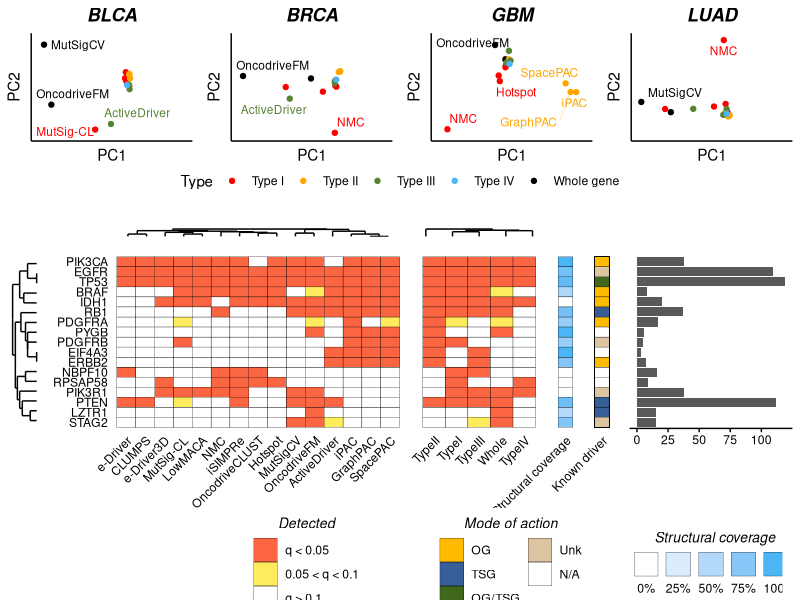

Reproduce this figure in R.
library (ggplot2)
library (pheatmap)
library (reshape2)
library (gridExtra)
library (gplots)
library (ggdendro)
library (grid)
library (ggrepel)

#WE CREATE THE PCA PLOTS WITH THE DIFFERENT METHODS, PART "A" OF THE FIGURE

#THIS IS A FUNCTION THAT EXTRACTS THE LEGEND FROM A GGPLOT
#TOOK IT FROM https://github.com/hadley/ggplot2/wiki/Share-a-legend-between-two-ggplot2-graphs

g_legend<-function(a.gplot){
  tmp <- ggplot_gtable(ggplot_build(a.gplot))
  leg <- which(sapply(tmp$grobs, function(x) x$name) == "guide-box")
  legend <- tmp$grobs[[leg]]
  return(legend)}

#FIRST WE GET THE PCA DATA

#FOR BLCA
blca.data <- read.table ("../raw_data/matrix_pca_blca.txt", sep = "\t", check.names = FALSE, header = TRUE, row.names = 1)

#SUBSET THE COLUMNS WE WANT
blca.bk <- blca.data[,2:ncol(blca.data)]
blca.bk <- as.matrix (blca.bk)

#ADJUST THE LIMITS OF THE P-VALUE SO WE DON'T HAVE ANY 0s
blca.bk <- ifelse (blca.bk < 1e-20, 1e-20, blca.bk)

#CALC PCA AND CREATE DATA FRAME WITH THE RESULT
blca.prcomp <- prcomp (-log10(blca.bk), center = TRUE, scale = TRUE)
blca.pca <- cbind (blca.data, blca.prcomp$x)

#STORE THE PLOT
blca.plot <- ggplot (blca.pca, aes (x = PC1, y = PC2)) + geom_point (aes (color = Type)) + geom_text_repel (aes (label = row.names (blca.pca), color = Type), max.iter = 50000, size = 3, segment.alpha = 0.2)  + theme (axis.line.x = element_line (color = "black"), axis.line.y = element_line (color = "black"), axis.text = element_blank(), axis.ticks = element_blank(), legend.position = "none", panel.background = element_blank()) + ggtitle ("BLCA") + theme (plot.title = element_text (face = "bold.italic", hjust = 0.5)) + xlim (min (blca.pca$PC1) - 1, max (blca.pca$PC1) + 10) + ylim (min (blca.pca$PC2) - 1, max (blca.pca$PC2) + 1) + scale_color_manual (values = c ("red", "orange", "#598234", "#4cb5f5", "black"))

#STORE THE LEGEND
blca.legend <- ggplot (blca.pca, aes (x = PC1, y = PC2)) + geom_point (aes (color = Type)) + theme (axis.line.x = element_line (color = "black"), axis.line.y = element_line (color = "black"), axis.text = element_blank(), axis.ticks = element_blank(), legend.position = "bottom", panel.background = element_blank()) + ggtitle ("BLCA") + theme (plot.title = element_text (face = "bold.italic", hjust = 0.5)) + scale_color_manual (values = c ("red", "orange", "#598234", "#4cb5f5", "black"))
plot.legend <- g_legend (blca.legend)

#SAME FOR BRCA
brca.data <- read.table ("../raw_data/matrix_pca_brca.txt", sep = "\t", check.names = FALSE, header = TRUE, row.names = 1)
brca.bk <- brca.data[,2:ncol(brca.data)]
brca.bk <- as.matrix (brca.bk)
brca.bk <- ifelse (brca.bk < 1e-20, 1e-20, brca.bk)
brca.prcomp <- prcomp (-log10(brca.bk), center = TRUE, scale = TRUE)
brca.pca <- cbind (brca.data, brca.prcomp$x)
brca.plot <- ggplot (brca.pca, aes (x = PC1, y = PC2)) + geom_point (aes (color = Type)) + geom_text_repel (aes (label = row.names (brca.pca), color = Type), max.iter = 50000, size = 3, segment.alpha = 0.2)  + theme (axis.line.x = element_line (color = "black"), axis.line.y = element_line (color = "black"), axis.text = element_blank(), axis.ticks = element_blank(), legend.position = "none", panel.background = element_blank()) + ggtitle ("BRCA") + theme (plot.title = element_text (face = "bold.italic", hjust = 0.5)) + xlim (min (brca.pca$PC1) - 1, max (brca.pca$PC1) + 10) + ylim (min (brca.pca$PC2) - 1, max (brca.pca$PC2) + 10) + scale_color_manual (values = c ("red", "orange", "#598234", "#4cb5f5", "black"))

#SAME FOR GBM
gbm.data <- read.table ("../raw_data/matrix_pca_gbm.txt", sep = "\t", check.names = FALSE, header = TRUE, row.names = 1)
gbm.bk <- gbm.data[,2:ncol(gbm.data)]
gbm.bk <- as.matrix (gbm.bk)
gbm.bk <- ifelse (gbm.bk < 1e-20, 1e-20, gbm.bk)
gbm.prcomp <- prcomp (-log10(gbm.bk), center = TRUE, scale = TRUE)
gbm.pca <- cbind (gbm.data, gbm.prcomp$x)
gbm.plot <- ggplot (gbm.pca, aes (x = PC1, y = PC2)) + geom_point (aes (color = Type)) + geom_text_repel (aes (label = row.names (gbm.pca), color = Type), max.iter = 50000, size = 3, segment.alpha = 0.2)  + theme (axis.line.x = element_line (color = "black"), axis.line.y = element_line (color = "black"), axis.text = element_blank(), axis.ticks = element_blank(), legend.position = "none", panel.background = element_blank()) + ggtitle ("GBM") + theme (plot.title = element_text (face = "bold.italic", hjust = 0.5)) + xlim (min (gbm.pca$PC1) - 1, max (gbm.pca$PC1) + 1) + ylim (min (gbm.pca$PC2) - 1, max (gbm.pca$PC2) + 1) + scale_color_manual (values = c ("red", "orange", "#598234", "#4cb5f5", "black"))

#SAME FOR LUAD
luad.data <- read.table ("../raw_data/matrix_pca_luad.txt", sep = "\t", check.names = FALSE, header = TRUE, row.names = 1)
luad.bk <- luad.data[,2:ncol(luad.data)]
luad.bk <- as.matrix (luad.bk)
luad.bk <- ifelse (luad.bk < 1e-20, 1e-20, luad.bk)
luad.prcomp <- prcomp (-log10(luad.bk), center = TRUE, scale = TRUE)
luad.pca <- cbind (luad.data, luad.prcomp$x)
luad.plot <- ggplot (luad.pca, aes (x = PC1, y = PC2)) + geom_point (aes (color = Type)) + geom_text_repel (aes (label = row.names (luad.pca), color = Type), max.iter = 50000, size = 3, segment.alpha = 0.2)  + theme (axis.line.x = element_line (color = "black"), axis.line.y = element_line (color = "black"), axis.text = element_blank(), axis.ticks = element_blank(), legend.position = "none", panel.background = element_blank()) + ggtitle ("LUAD") + theme (plot.title = element_text (face = "bold.italic", hjust = 0.5)) + xlim (min (luad.pca$PC1) - 1, max (luad.pca$PC1) + 20) + ylim (min (luad.pca$PC2) - 10, max (luad.pca$PC2) + 1) + scale_color_manual (values = c ("red", "orange", "#598234", "#4cb5f5", "black"))


#NOW WE GO FOR PART "B"
  
#LOAD DATA
pipeline.res <- read.table ("../raw_data/matrix_gbm.txt", sep = "\t", header = TRUE, check.names = FALSE)

#THIS ADJUSTS THE ORDER OF THE "MODE OF ACTION" LEGEND
pipeline.res$Mode <- factor (pipeline.res$Mode, levels = c ("OG", "TSG", "OG/TSG", "Unk", "N/A"))

#WE SUBSET TO THE FRACTION OF GENES WE WANT
#I LIMITED THE PLOT TO GENES DETECTED BY FIVE OR MORE METHODS, OR KNOWN DRIVER GENES IN THAT TISSUE DETECTED AT LEAST ONCE
#FEEL FREE TO ADJUST TO ADD OTHER GENES
pipe.sig <- subset (pipeline.res, Detected > 3 | (Detected > 0 & KnownDriver != "No"))

#SUBSET ONLY THE PART WE WANT
mat.plot <- pipe.sig[,c ("Gene", "MutSigCV", "OncodriveFM", "OncodriveCLUST", "NMC", "MutSig-CL", "e-Driver", "e-Driver3D", "iPAC", "GraphPAC", "SpacePAC", "CLUMPS", "iSIMPRe", "ActiveDriver", "Hotspot", "LowMACA")]
mat.melt <- melt (mat.plot)

#BINARIZE THE PREDICTIONS INSTEAD OF P-VALS
mat.melt$value <- ifelse (mat.melt$value < 0.05, 1, 0)

#RE-CREATE THE MATRIX
mat.plot <- acast (mat.melt, Gene ~ variable, value.var = "value")

#CALC THE CLUSTERING FOR THE METHODS AND GET THE DENDROGRAM
model.meth <- hclust (dist (t(mat.plot)))
dhc.meth <- as.dendrogram (model.meth)
ddata.meth <- dendro_data (dhc.meth, type = "rectangle")
dendro.meth <- ggplot (segment (ddata.meth)) + geom_segment (aes (x = x, y = y, xend = xend, yend = yend)) + theme (panel.background = element_blank(), axis.text = element_blank(), axis.ticks = element_blank(), axis.title = element_blank())

#CALC THE CLUSTERING FOR THE GENES AND GET THE DENDROGRAM
model.gene <- hclust (dist (mat.plot))
dhc.gene <- as.dendrogram (model.gene)
ddata.gene <- dendro_data (dhc.gene, type = "rectangle")
dendro.gene <- ggplot (segment (ddata.gene)) + geom_segment (aes (x = -x, y = -y, xend = -xend, yend = -yend)) + theme (panel.background = element_blank(), axis.text = element_blank(), axis.ticks = element_blank(), axis.title = element_blank()) + coord_flip ()

#RE-ORDER THE GENES
pipe.sig$Gene <- factor (pipe.sig$Gene, levels = rev(rownames (mat.plot)[model.gene$order]))
pipe.melt <- melt (pipe.sig)
pipe.npat <- pipe.melt

#BINARIZE THE PREDICTIONS INSTEAD OF P-VALS
pipe.melt$binarized <- ifelse (pipe.melt$value < 0.05, "q < 0.05", ifelse (pipe.melt$value < 0.1, "0.05 < q < 0.1", "q > 0.1"))
pipe.melt$binarized <- factor (pipe.melt$binarized, levels = c ("q < 0.05", "0.05 < q < 0.1", "q > 0.1"))

#RE-ORDER THE METHODS
methods.sorted <- colnames (mat.plot)[model.meth$order]
methods.sorted[16] <- "NPat"
methods.sorted[17] <- "Detected"
methods.sorted[18] <- "Coverage"
pipe.melt$variable <- factor (pipe.melt$variable, levels = methods.sorted)

#PREPARE THE PLOTS
heat.plot <- ggplot (subset (pipe.melt, !(variable %in% c("NPat", "Detected", "Coverage"))), aes (x = variable, y = Gene)) + geom_tile (aes (fill = binarized), color = "black") + theme (axis.text = element_text (color = "black"), axis.text.x = element_text (angle = 45, hjust = 1), axis.ticks = element_blank(), axis.line = element_blank(), panel.background = element_blank(), axis.title = element_blank(), legend.position = "none") + scale_fill_manual (name = "Detected", values = c("#FB6542", "#FFEC5C", "white"))
leg.plot.heat <- ggplot (subset (pipe.melt, !(variable %in% c("NPat", "Detected", "Coverage"))), aes (x = variable, y = Gene)) + geom_tile (aes (fill = binarized), color = "black") + theme (axis.text = element_text (color = "black"), axis.text.x = element_text (angle = 45, hjust = 1), axis.ticks = element_blank(), axis.line = element_blank(), panel.background = element_blank(), axis.title = element_blank(), legend.position = "right") + scale_fill_manual (guide = guide_legend (title = "Detected", title.position = "top", title.hjust = 0.5, title.theme = element_text (face = "italic", angle = 0, size = 10), ncol = 1), values = c("#FB6542", "#FFEC5C", "white"))
leg.heat <- g_legend (leg.plot.heat)
npat.plot <- ggplot (subset (pipe.npat, variable == "NPat"), aes (x = Gene, y = value)) + geom_bar (stat = "identity") + coord_flip() + theme (axis.text.y = element_blank(), axis.ticks.y = element_blank(), axis.title = element_blank(), axis.text.x = element_text (color = "black"), axis.ticks.x = element_line (color = "black"), axis.line.x = element_line (color = "black"), panel.background = element_blank())
known.plot <- ggplot (pipe.melt, aes (x = "Known driver", y = Gene)) + geom_tile (aes (fill = Mode), color = "black") + theme (axis.text.y = element_blank(), axis.ticks = element_blank(), axis.title = element_blank(), axis.text.x = element_text (color = "black", angle = 45, hjust = 1), legend.position = "none", panel.background = element_blank()) + scale_fill_manual (values = c ("#FFBB00", "#375E97", "#3F681C", "#DDC5A2", "white"))
leg.plot.known <- ggplot (pipe.melt, aes (x = "Known driver", y = Gene)) + geom_tile (aes (fill = Mode), color = "black") + theme (axis.text.y = element_blank(), axis.ticks = element_blank(), axis.title = element_blank(), axis.text.x = element_text (color = "black", angle = 45, hjust = 1), legend.position = "right", panel.background = element_blank()) + scale_fill_manual (name = "Mode", values = c ("#FFBB00", "#375E97", "#3F681C", "#DDC5A2", "white"), guide = guide_legend (ncol = 2, title = "Mode of action", title.position = "top", title.hjust = 0.5, title.theme = element_text (face = "italic", angle = 0, size = 10)))
leg.known <- g_legend (leg.plot.known)
struc.plot <- ggplot (subset (pipe.melt, variable == "Coverage"), aes (x = "Structural coverage", y = Gene, fill = value)) + geom_tile (color = "black") + theme (axis.text.y = element_blank(), axis.ticks = element_blank(), axis.title = element_blank(), axis.text.x = element_text (color = "black", angle = 45, hjust = 1), legend.position = "none", panel.background = element_blank()) + scale_fill_continuous (low = "white", high = "#4CB5F5")
leg.plot.struc <- ggplot (subset (pipe.melt, variable == "Coverage"), aes (x = "Structural coverage", y = Gene, fill = value)) + geom_tile (color = "black") + theme (axis.text.y = element_blank(), axis.ticks = element_blank(), axis.title = element_blank(), axis.text.x = element_text (color = "black", angle = 45, hjust = 1), legend.position = "bottom", panel.background = element_blank()) + scale_fill_gradient (low = "white", high = "#4CB5F5", limits = c (0,1), labels = scales::percent, guide = guide_legend (title = "Structural coverage", title.position = "top", title.hjust = 0.5, label.position = "bottom", label.hjust = 0.5, title.theme = element_text (face = "italic", angle = 0, size = 10)))
leg.struc <- g_legend (leg.plot.struc)
empty.plot <- rectGrob(gp=gpar(col="white"))

#CREATE THE SUMMARY PER CATEGORIES
pipeline.back <- pipeline.res
pipeline.back$Whole <- apply (pipeline.res[,c("OncodriveFM", "MutSigCV")], 1, min)
pipeline.back$TypeI <- apply (pipeline.res[,c("NMC", "OncodriveCLUST", "MutSig-CL", "Hotspot", "iSIMPRe")], 1, min)
pipeline.back$TypeII <- apply (pipeline.res[,c("GraphPAC", "iPAC", "SpacePAC", "CLUMPS")], 1, min)
pipeline.back$TypeIII <- apply (pipeline.res[,c("ActiveDriver", "e-Driver", "LowMACA")], 1, min)
pipeline.back$TypeIV <- pipeline.res$'e-Driver3D'

pipe.back.sig <- subset (pipeline.back, Detected > 3 | (Detected > 0 & KnownDriver != "No"))

mat.back.plot <- pipe.back.sig[,c ("Gene", "Whole", "TypeI", "TypeII", "TypeIII", "TypeIV")]
mat.back.melt <- melt (mat.back.plot)
mat.back.melt$value <- ifelse (mat.back.melt$value < 0.05, 1, 0)
mat.back.plot <- acast (mat.back.melt, Gene ~ variable, value.var = "value")

#CALC DENDROGRAM FROM CATEGORIES
model.type <- hclust (dist (t(mat.back.plot)))
dhc.type <- as.dendrogram (model.type)
ddata.type <- dendro_data (dhc.type, type = "rectangle")
dendro.type <- ggplot (segment (ddata.type)) + geom_segment (aes (x = x, y = y, xend = xend, yend = yend)) + theme (panel.background = element_blank(), axis.text = element_blank(), axis.ticks = element_blank(), axis.title = element_blank())

pipe.back.sig$Gene <- factor (pipe.back.sig$Gene, levels = rev(rownames (mat.plot)[model.gene$order]))
pipe.back.melt <- melt (pipe.back.sig[,c ("Gene", "Whole", "TypeI", "TypeII", "TypeIII", "TypeIV", "NPat", "Detected", "KnownDriver")])
pipe.back.melt$binarized <- ifelse (pipe.back.melt$value < 0.05, "q < 0.05", ifelse (pipe.back.melt$value < 0.1, "0.05 < q < 0.1", "q > 0.1"))
pipe.back.melt$binarized <- factor (pipe.back.melt$binarized, levels = c ("q < 0.05", "0.05 < q < 0.1", "q > 0.1"))

#ORDER CATEGORIES
types.sorted <- colnames (mat.back.plot)[model.type$order]
types.sorted[6] <- "NPat"
types.sorted[7] <- "Detected"
types.sorted[8] <- "Coverage"
pipe.back.melt$variable <- factor (pipe.back.melt$variable, levels = types.sorted)

#CREATE THE PLOT FOR THE CATEGORIES
type.plot <- ggplot (subset (pipe.back.melt, !(variable %in% c("NPat", "Detected", "Coverage"))), aes (x = variable, y = Gene)) + geom_tile (aes (fill = binarized), color = "black") + theme (axis.text = element_text (color = "black"), axis.text.x = element_text (angle = 45, hjust = 1), axis.ticks = element_blank(), axis.line = element_blank(), panel.background = element_blank(), axis.title = element_blank(), legend.position = "none") + scale_fill_manual (name = "Detected", values = c("#FB6542", "#FFEC5C", "white")) + theme (axis.text.y = element_blank())

#ADJUST HEIGHTS OF THE METHODS
gA=ggplot_gtable(ggplot_build(heat.plot))
gB=ggplot_gtable(ggplot_build(type.plot))
gC2=ggplot_gtable(ggplot_build(struc.plot))
gC=ggplot_gtable(ggplot_build(known.plot))
gD=ggplot_gtable(ggplot_build(npat.plot))
gE=ggplot_gtable(ggplot_build(dendro.gene))
maxHeight = grid::unit.pmax(gA$heights, gB$heights, gC$heights, gD$heights, gE$heights)
gA$heights <- as.list(maxHeight)
gB$heights <- as.list(maxHeight)
gC2$heights <- as.list(maxHeight)
gC$heights <- as.list(maxHeight)
gD$heights <- as.list(maxHeight)
gE$heights <- as.list(maxHeight)

gF=ggplot_gtable(ggplot_build(dendro.meth))
gG=ggplot_gtable(ggplot_build(dendro.type))

maxWidth = grid::unit.pmax(gA$widths, gF$widths)
gA$widths <- as.list(maxWidth)
gF$widths <- as.list(maxWidth)

maxWidth = grid::unit.pmax(gB$widths, gG$widths)
gB$widths <- as.list(maxWidth)
gG$widths <- as.list(maxWidth)

#ARRANGE IT ALL
grid.arrange (arrangeGrob (arrangeGrob(blca.plot, brca.plot, gbm.plot, luad.plot, nrow = 1), plot.legend, ncol = 1, heights = c (10,1)), empty.plot, arrangeGrob(arrangeGrob(empty.plot, gF, gG, empty.plot, empty.plot, empty.plot, gE, gA, gB, gC2, gC, gD, nrow = 2, widths = c (1/10, 4/5, 3/10, 2/25, 2/25, 2/5), heights = c (1, 10)), empty.plot, arrangeGrob(empty.plot, leg.heat, leg.known, leg.struc, empty.plot, nrow = 1, widths = c (7/2,2,4,2,1/4)), ncol = 1, heights = c (12,1/4,3)), heights = c (6,1,12))
